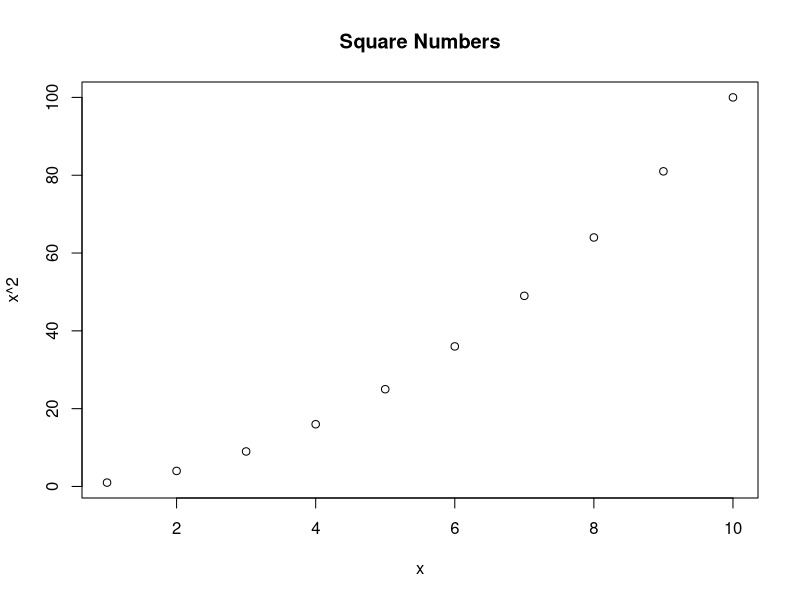
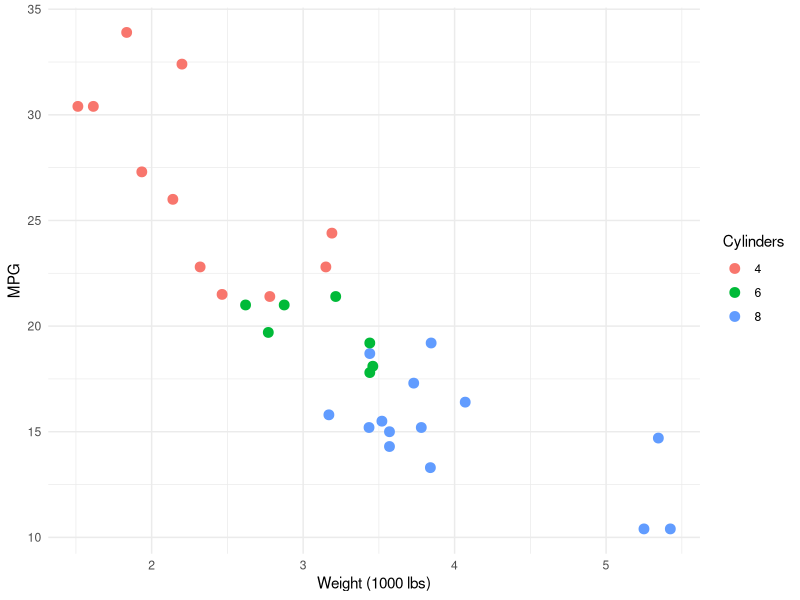
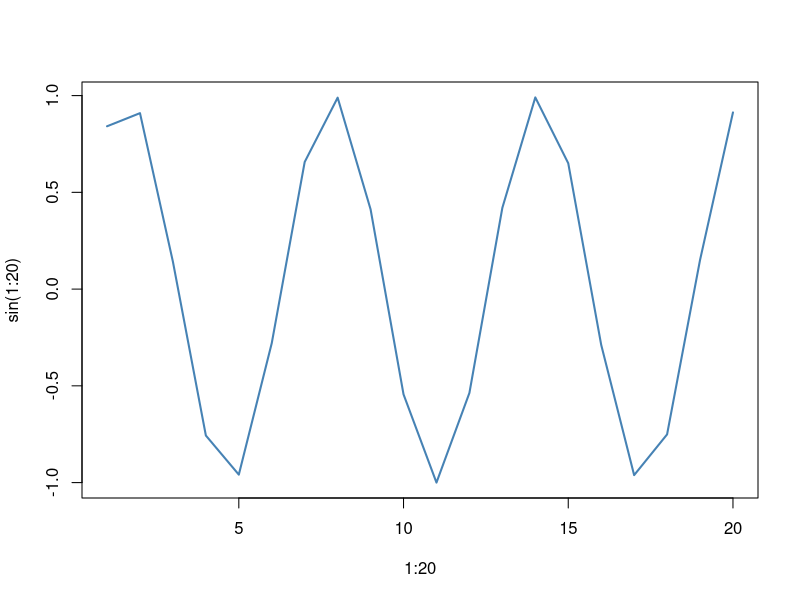
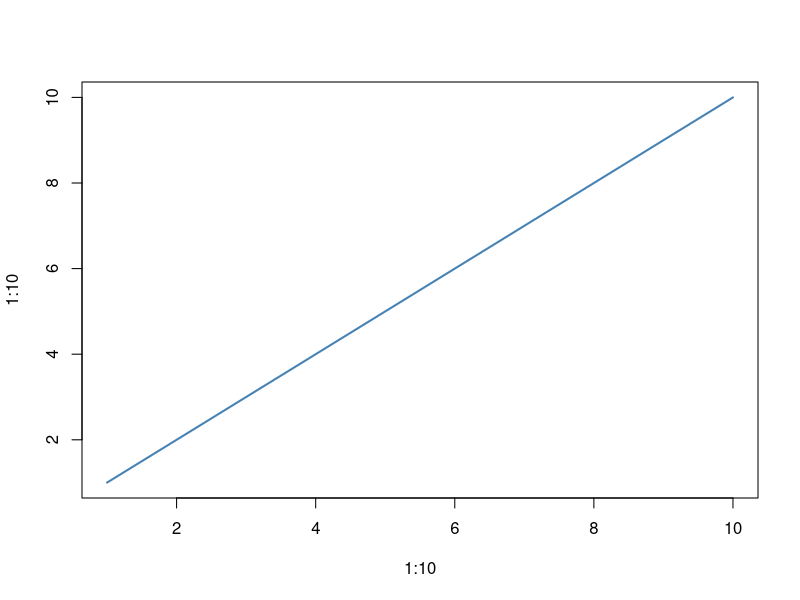
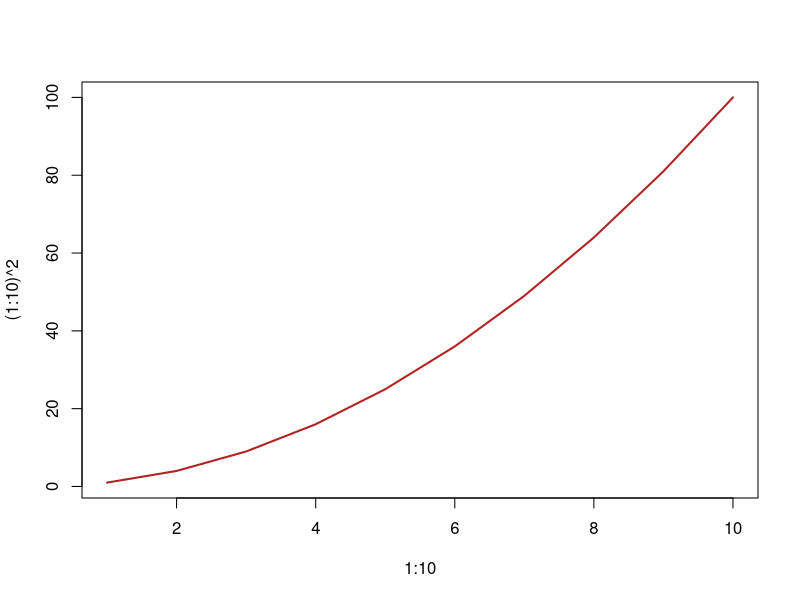
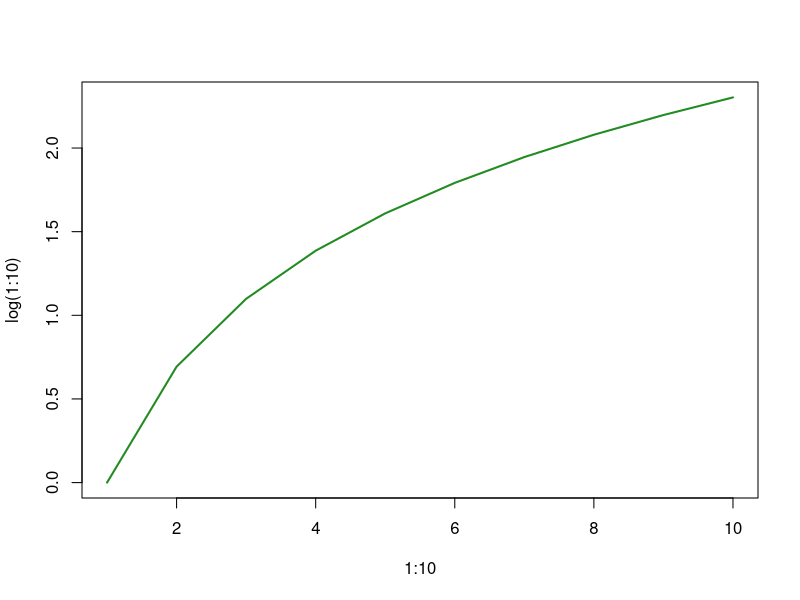

Reproduce these figures in R, in order.
## ---- chunk 1
#| echo: fenced
#| fig-cap: "A simple scatter plot"
plot(
    1:10,
    (1:10)^2,
    main = "Square Numbers",
    xlab = "x",
    ylab = "x^2"
)
## ---- chunk 2
#| echo: fenced
#| fig-cap: "Fuel efficiency by weight (ggplot2)"
library(ggplot2)
ggplot(mtcars, aes(wt, mpg, color = factor(cyl))) +
  geom_point(size = 3) +
  labs(x = "Weight (1000 lbs)", y = "MPG", color = "Cylinders") +
  theme_minimal()
## ---- chunk 3
#| fig-asp: 0.4
#| out-width: "95%"
#| fig-cap: "A wide, short figure"
#| echo: fenced
plot(1:20, sin(1:20), type = "l", col = "steelblue", lwd = 2)
## ---- chunk 4
#| echo: false
#| out-width: "100%"
#| fig-width: 3
#| fig-height: 3
#| fig-cap: "Linear"
plot(1:10, 1:10, type = "l", col = "steelblue", lwd = 2)
## ---- chunk 5
#| echo: false
#| out-width: "100%"
#| fig-width: 3
#| fig-height: 3
#| fig-cap: "Quadratic"
plot(1:10, (1:10)^2, type = "l", col = "firebrick", lwd = 2)
## ---- chunk 6
#| echo: false
#| out-width: "100%"
#| fig-width: 3
#| fig-height: 3
#| fig-cap: "Logarithmic"
plot(1:10, log(1:10), type = "l", col = "forestgreen", lwd = 2)
